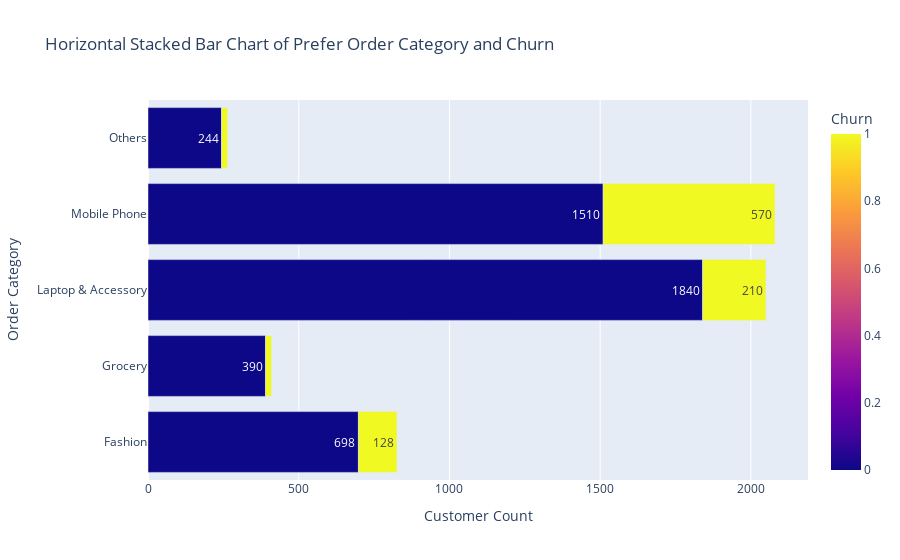

This figure's notebook cell:
### Markdown cell above
### Observation & Insight:
Persentase churn akibat customer complain (31.67%) hampir 3 kali lebih besar dari
persentase churn dari total customer yang tidak complain (10.92%)


upaya bisnis Anda pada mengurangi jumlah pelanggan yang mengajukan komplain dengan strategi berikut:
1. Analisis dan Perbaikan Pengalaman Pelanggan: Lakukan survei pelanggan dan analisis lebih lanjut untuk memahami penyebab komplain pelanggan. Identifikasi masalah umum dan tindakan korektif yang diperlukan. Tingkatkan pengalaman pelanggan dengan memastikan website atau aplikasi mudah digunakan, proses pembayaran yang lancar, dan pelayanan pelanggan yang responsif.

2. Pemantauan dan Umpan Balik: Pantau secara rutin umpan balik pelanggan dan komplain yang masuk. Gunakan data ini untuk terus meningkatkan produk dan layanan Anda. Tanggapi komplain dengan cepat dan efisien, dan berikan resolusi yang memuaskan kepada pelanggan.

3. Transparansi dan Komunikasi: Jalin komunikasi terbuka dengan pelanggan. Berikan informasi yang jelas tentang produk, harga, dan kebijakan pengembalian barang. Berikan pembaruan kepada pelanggan jika terjadi keterlambatan pengiriman atau perubahan kebijakan penting lainnya.

### Code cell
grouped_data = df.groupby(['PreferedOrderCat', 'Churn']).size().reset_index(name='Count')

# Plot the histogram
fig = px.bar(grouped_data, x='Count', y='PreferedOrderCat', orientation='h', color='Churn',
             title='Horizontal Stacked Bar Chart of Prefer Order Category and Churn',
             color_discrete_sequence=['#3A506B', '#BA1F33'],
             labels={'PreferedOrderCat': 'Order Category', 'Count': 'Customer Count'})

# Customize the plot
fig.update_layout(barmode='stack')
fig.update_traces(texttemplate='%{value}', textposition='inside')
fig.update_xaxes(title_text='Customer Count')
fig.update_yaxes(title_text='Order Category')

fig.show()

### Figure 1 — Plotly figure (JSON) as saved in the notebook; plotly's stock layout.template omitted (floating-point values rounded to 4 significant figures)
{"data": [{"alignmentgroup": "True", "hovertemplate": "Customer Count=%{x}<br>Order Category=%{y}<br>Churn=%{marker.color}<extra></extra>", "legendgroup": "", "marker": {"color": [0, 1, 0, 1, 0, 1, 0, 1, 0, 1], "coloraxis": "coloraxis", "pattern": {"shape": ""}}, "name": "", "offsetgroup": "", "orientation": "h", "showlegend": false, "textposition": "inside", "texttemplate": "%{value}", "type": "bar", "x": [698, 128, 390, 20, 1840, 210, 1510, 570, 244, 20], "xaxis": "x", "y": ["Fashion", "Fashion", "Grocery", "Grocery", "Laptop & Accessory", "Laptop & Accessory", "Mobile Phone", "Mobile Phone", "Others", "Others"], "yaxis": "y"}], "layout": {"barmode": "stack", "coloraxis": {"colorbar": {"title": {"text": "Churn"}}, "colorscale": [[0, "#0d0887"], [0.1111, "#46039f"], [0.2222, "#7201a8"], [0.3333, "#9c179e"], [0.4444, "#bd3786"], [0.5556, "#d8576b"], [0.6667, "#ed7953"], [0.7778, "#fb9f3a"], [0.8889, "#fdca26"], [1, "#f0f921"]]}, "legend": {"tracegroupgap": 0}, "title": {"text": "Horizontal Stacked Bar Chart of Prefer Order Category and Churn"}, "xaxis": {"anchor": "y", "domain": [0, 1], "title": {"text": "Customer Count"}}, "yaxis": {"anchor": "x", "domain": [0, 1], "title": {"text": "Order Category"}}}}
